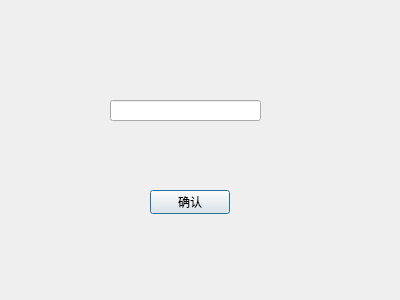
<?xml version="1.0" encoding="UTF-8"?>
<ui version="4.0">
 <class>mkdir</class>
 <widget class="QDialog" name="mkdir">
  <property name="geometry">
   <rect>
    <x>0</x>
    <y>0</y>
    <width>400</width>
    <height>300</height>
   </rect>
  </property>
  <property name="windowTitle">
   <string>Dialog</string>
  </property>
  <widget class="QPushButton" name="pbt_save">
   <property name="geometry">
    <rect>
     <x>150</x>
     <y>190</y>
     <width>80</width>
     <height>24</height>
    </rect>
   </property>
   <property name="text">
    <string>确认</string>
   </property>
  </widget>
  <widget class="QLineEdit" name="lineEdit">
   <property name="geometry">
    <rect>
     <x>110</x>
     <y>100</y>
     <width>151</width>
     <height>21</height>
    </rect>
   </property>
  </widget>
 </widget>
 <resources/>
 <connections/>
</ui>
